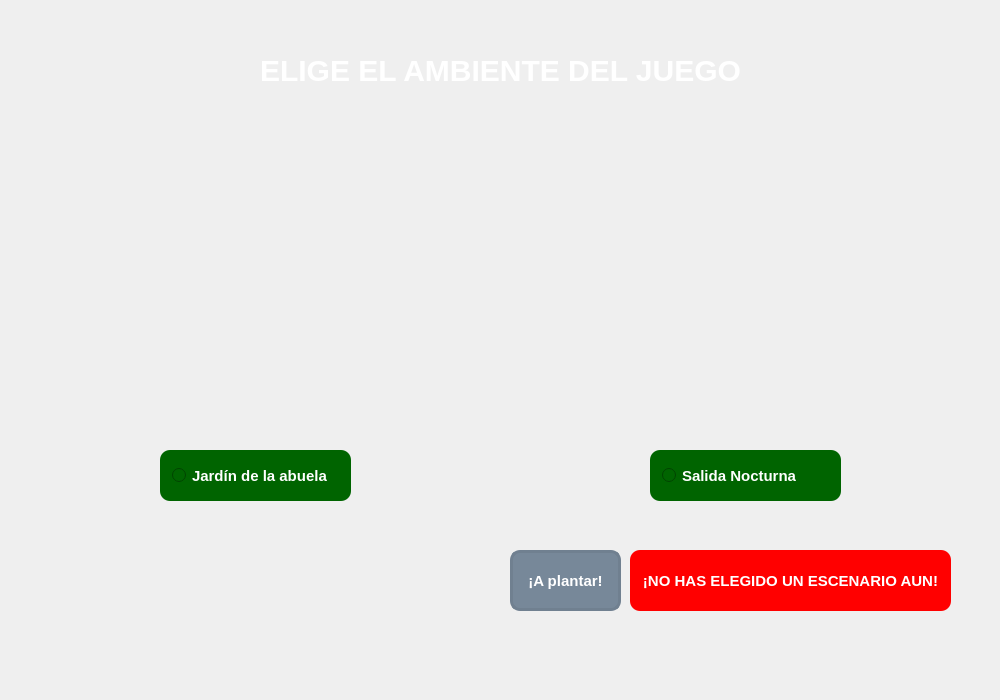
<?xml version="1.0" encoding="UTF-8"?>
<ui version="4.0">
 <class>MainWindow</class>
 <widget class="QMainWindow" name="MainWindow">
  <property name="geometry">
   <rect>
    <x>0</x>
    <y>0</y>
    <width>1000</width>
    <height>700</height>
   </rect>
  </property>
  <property name="minimumSize">
   <size>
    <width>1000</width>
    <height>700</height>
   </size>
  </property>
  <property name="maximumSize">
   <size>
    <width>1000</width>
    <height>700</height>
   </size>
  </property>
  <property name="windowTitle">
   <string>MainWindow</string>
  </property>
  <widget class="QWidget" name="centralwidget">
   <widget class="QLabel" name="fondo_ventana">
    <property name="geometry">
     <rect>
      <x>-50</x>
      <y>0</y>
      <width>1051</width>
      <height>701</height>
     </rect>
    </property>
    <property name="text">
     <string/>
    </property>
    <property name="pixmap">
     <pixmap>../../sprites/Fondos/fondoMenu.png</pixmap>
    </property>
    <property name="scaledContents">
     <bool>true</bool>
    </property>
    <property name="wordWrap">
     <bool>false</bool>
    </property>
    <property name="openExternalLinks">
     <bool>false</bool>
    </property>
   </widget>
   <widget class="QLabel" name="imagen_dia">
    <property name="geometry">
     <rect>
      <x>20</x>
      <y>130</y>
      <width>471</width>
      <height>311</height>
     </rect>
    </property>
    <property name="text">
     <string/>
    </property>
    <property name="pixmap">
     <pixmap>../../sprites/Fondos/jardinAbuela.png</pixmap>
    </property>
    <property name="scaledContents">
     <bool>true</bool>
    </property>
   </widget>
   <widget class="QLabel" name="imagen_noche">
    <property name="geometry">
     <rect>
      <x>510</x>
      <y>130</y>
      <width>471</width>
      <height>311</height>
     </rect>
    </property>
    <property name="text">
     <string/>
    </property>
    <property name="pixmap">
     <pixmap>../../sprites/Fondos/salidaNocturna.png</pixmap>
    </property>
    <property name="scaledContents">
     <bool>true</bool>
    </property>
   </widget>
   <widget class="QLabel" name="label_titulo">
    <property name="geometry">
     <rect>
      <x>260</x>
      <y>40</y>
      <width>481</width>
      <height>61</height>
     </rect>
    </property>
    <property name="styleSheet">
     <string notr="true">font-size: 30px; font: bold; color: white</string>
    </property>
    <property name="text">
     <string>ELIGE EL AMBIENTE DEL JUEGO</string>
    </property>
    <property name="scaledContents">
     <bool>false</bool>
    </property>
    <property name="alignment">
     <set>Qt::AlignCenter</set>
    </property>
   </widget>
   <widget class="QPushButton" name="boton_iniciar_juego">
    <property name="geometry">
     <rect>
      <x>510</x>
      <y>550</y>
      <width>111</width>
      <height>61</height>
     </rect>
    </property>
    <property name="styleSheet">
     <string notr="true">background-color: lightslategrey;
padding: 12px;
border-radius: 10px;
border: 3px solid slategray;
color: white;
 font-size: 15px;
 font: bold </string>
    </property>
    <property name="text">
     <string>¡A plantar!</string>
    </property>
    <property name="checkable">
     <bool>false</bool>
    </property>
   </widget>
   <widget class="QRadioButton" name="boton_jardin_abuela">
    <property name="geometry">
     <rect>
      <x>160</x>
      <y>450</y>
      <width>191</width>
      <height>51</height>
     </rect>
    </property>
    <property name="styleSheet">
     <string notr="true">background-color: darkgreen;
padding: 12px;
color: white;
 font-size: 15px;
 font: bold ;
border-radius: 10px;</string>
    </property>
    <property name="text">
     <string>Jardín de la abuela</string>
    </property>
   </widget>
   <widget class="QRadioButton" name="boton_salida_nocturna">
    <property name="geometry">
     <rect>
      <x>650</x>
      <y>450</y>
      <width>191</width>
      <height>51</height>
     </rect>
    </property>
    <property name="styleSheet">
     <string notr="true">background-color: darkgreen;
padding: 12px;
color: white;
 font-size: 15px;
 font: bold ;
border-radius: 10px;</string>
    </property>
    <property name="text">
     <string>Salida Nocturna</string>
    </property>
   </widget>
   <widget class="QLabel" name="imagen_crazycruz">
    <property name="geometry">
     <rect>
      <x>280</x>
      <y>480</y>
      <width>221</width>
      <height>231</height>
     </rect>
    </property>
    <property name="text">
     <string/>
    </property>
    <property name="pixmap">
     <pixmap>../../sprites/CrazyRuz/crazyCruz.png</pixmap>
    </property>
   </widget>
   <widget class="QLabel" name="label_notificacion">
    <property name="geometry">
     <rect>
      <x>630</x>
      <y>550</y>
      <width>321</width>
      <height>61</height>
     </rect>
    </property>
    <property name="styleSheet">
     <string notr="true">background-color:red; color: white; font: bold; font-size: 15px;border-radius: 10px;</string>
    </property>
    <property name="text">
     <string>¡NO HAS ELEGIDO UN ESCENARIO AUN!</string>
    </property>
    <property name="alignment">
     <set>Qt::AlignCenter</set>
    </property>
   </widget>
  </widget>
 </widget>
 <resources/>
 <connections/>
</ui>
